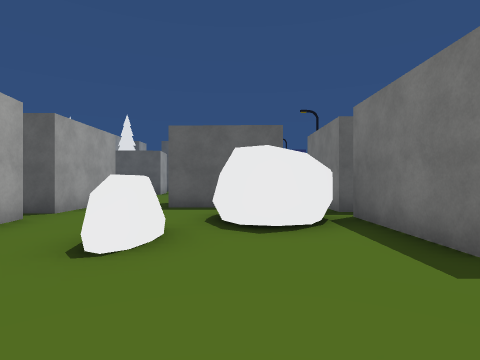
view 1 (above)

24 first-person views from a walk through a Unity game level. The camera is 1.4 m above the floor, looks level and sees 80° across. The floor is counted in squares, 2 m on a side. Each view is taken from the middle of a square. On the plan, view 1 faces up. The plan holds only what a view shows up to about 10 squares ahead; the rest is blank. The place goes on beyond the plan. The player is left out. Some animated figures are left out. Some surface patterns are stand-ins.

view 2
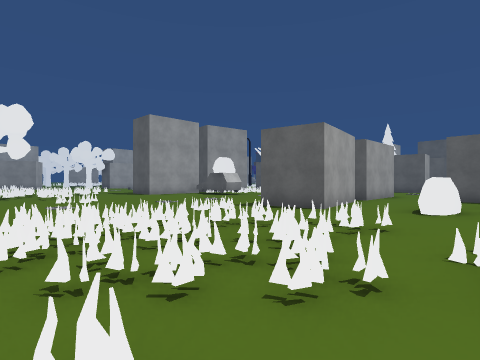

view 3
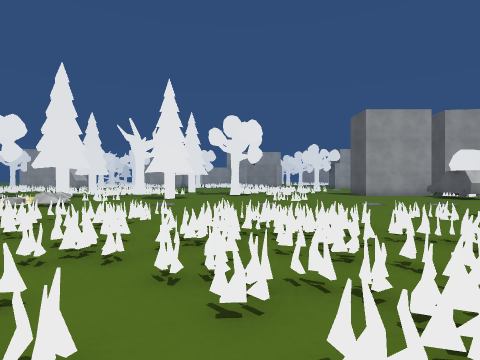

view 4
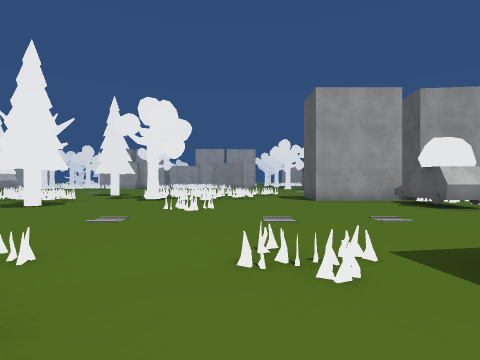

view 5
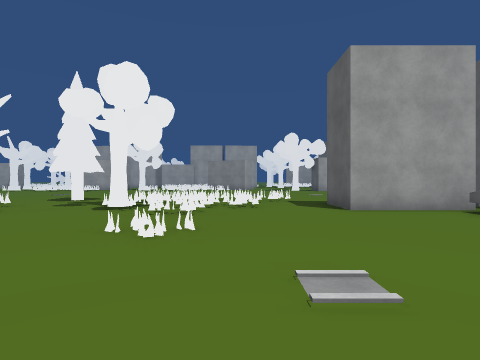

view 6
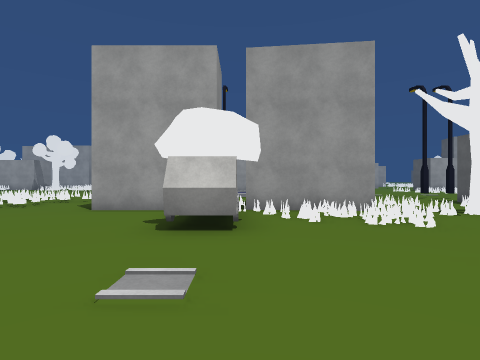

view 7
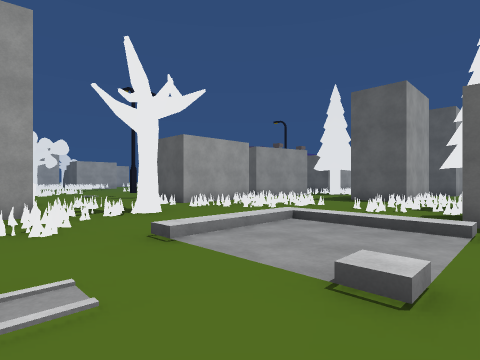

view 8
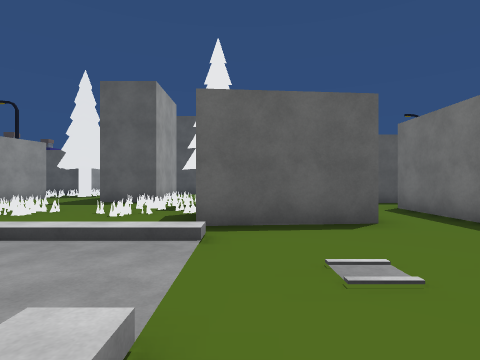

view 9
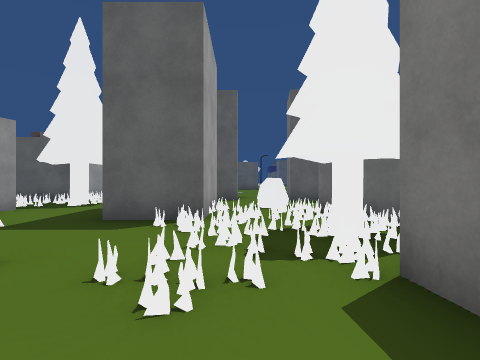

view 10
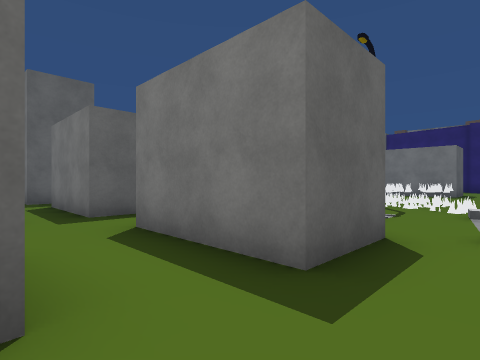

view 11
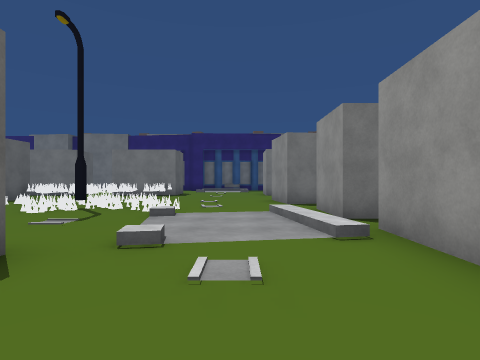

view 12
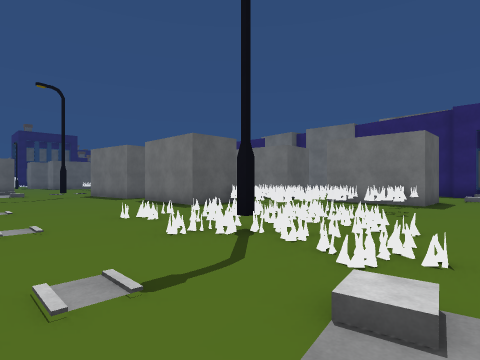

view 13
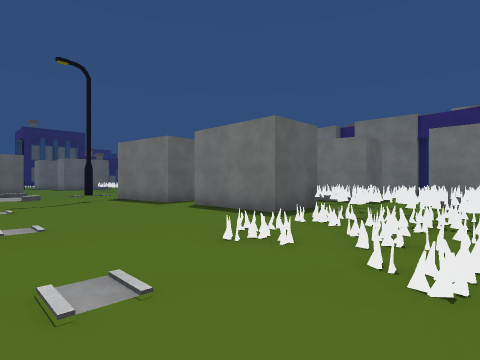

view 14
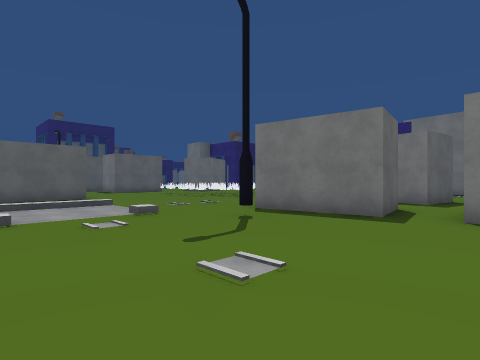

view 15
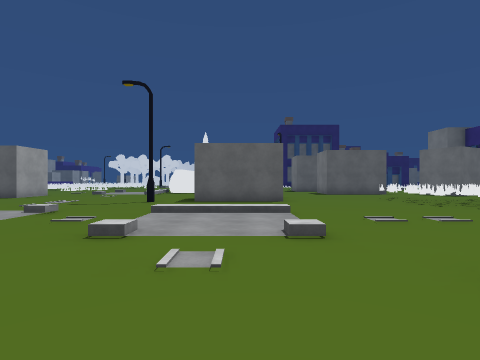

view 16
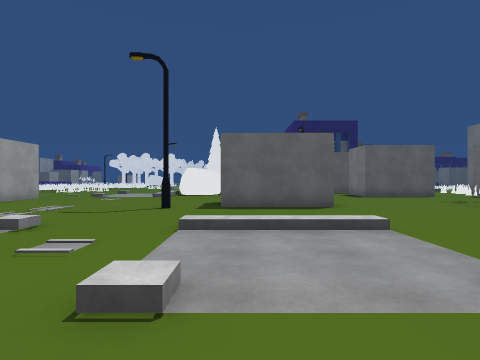

view 17
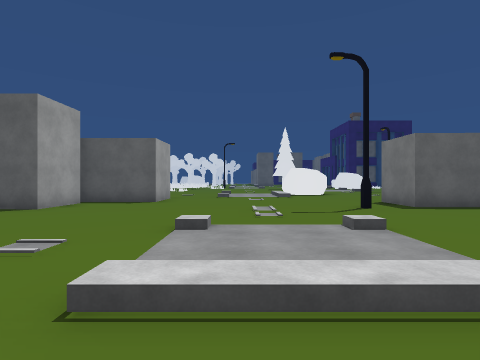

view 18
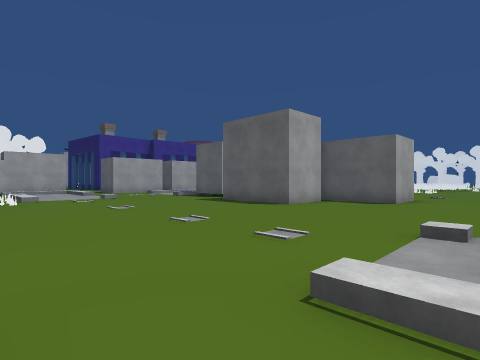

view 19
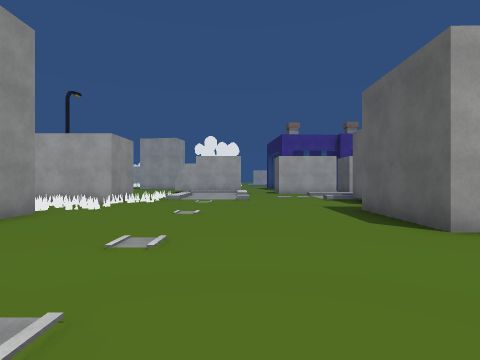

view 20
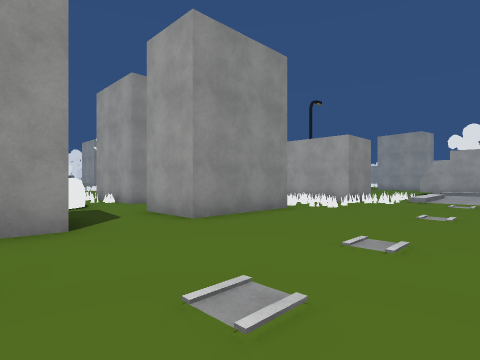

view 21
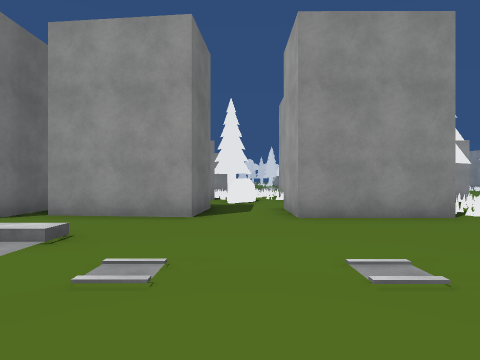

view 22
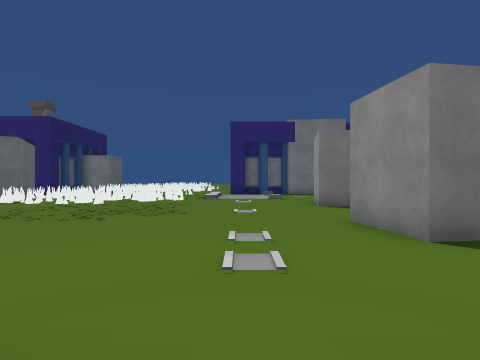

view 23
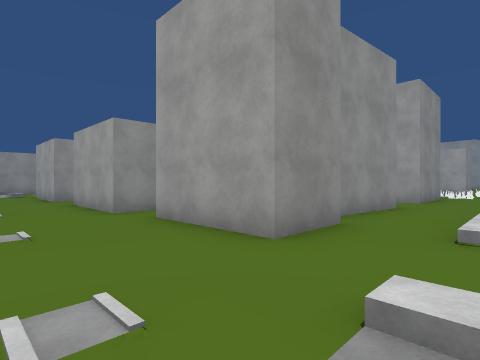

view 24
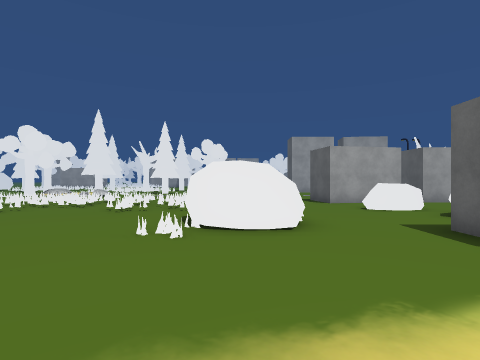

### Floor plan
Key: @ floor where view 1 was taken; # wall or solid block; x gap in a wall; . main floor; : floor 0.25 m higher than the main floor; / step, stairs or slope; R rock; T tree; C car; P pine tree; O other object.
Columns run from 16 left of view 1 to 10 right of it. Each row starts with its distance up from view 1.
 36          #..
 35          #.......    ......
 34        ###.......#  ....O..
 33  /#    #.........###.....OO
 32  /...###.......#........OOO
 31  .......................OO.
 30  ................  .....O.O
 29  /..............////.......
 28 ...........................
 27 ...........................
 26 O.O...................##..#
 25  ##.O.........##....#.#  .#
 24   #OO####.###x##......#   #
 23  ##OO  ##.##  ##......##..#
 22  #.    ....   ##...........
 21   .O.  #.R.  .........#
 20  ##P.. #.R#  .##......#   #
 19   #... #..## .##......##.O#
 18   #...##OO.# .##......OO.O.
 17     O..O.O.  .......O..OOO.
 16     O...OPO  .##....O.OO.O#
 15   #  OOO..#  .##....#OOO..#
 14   #OOO....###.##....OOO.O.#
 13 .##.O.........##....O......
 12 ..O....///....../.......
 11 ....O../................
 10 ..O.T../....  ...///....
  9 O  #O......    ######.##
  8 O  #OO..... # ##  #
  7   ##.O....  #...  #
  6   O#CRR....##...  ##
  5    #CRR...  #...RR#
  4    #......  #..RRR#
  3 ..##....... #..R..##
  2 ...........##........
  1 O..........O.........:
  0 OOO...........O.@RR../:
 -1 .OO.O.O......OO. RR...::
 -2 OO.........OOO.O.RR.../
 -3  OO........OO.O.......
 -4  .T..........O.O.....
 -5 ..........O.OO......
 -6 P.O.OP.......OO...
 -7 ..O.O......O .O..
 -8    .. O///   O.O

Where each view was taken, in squares from view 1:
view 1: 0 up, 0 right, facing up
view 2: 4 down, 0 right, facing up-left
view 3: 3 down, 0 right, facing left
view 4: 0 up, 3 left, facing left
view 5: 0 up, 6 left, facing left
view 6: 6 up, 6 left, facing left
view 7: 8 up, 6 left, facing up-left
view 8: 9 up, 6 left, facing up
view 9: 13 up, 8 left, facing up
view 10: 12 up, 4 left, facing up-right
view 11: 11 up, 3 left, facing right
view 12: 12 up, 1 right, facing up-right
view 13: 15 up, 1 right, facing up-right
view 14: 21 up, 0 right, facing up-right
view 15: 23 up, 2 right, facing up
view 16: 25 up, 1 right, facing up
view 17: 25 up, 4 left, facing up
view 18: 25 up, 4 left, facing up-left
view 19: 29 up, 5 left, facing left
view 20: 29 up, 5 left, facing down-left
view 21: 30 up, 7 left, facing down
view 22: 28 up, 2 right, facing right
view 23: 27 up, 2 right, facing down-left
view 24: 1 down, 7 right, facing left
